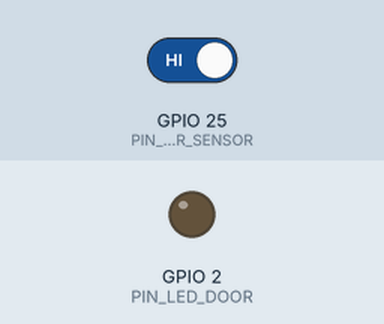
Bench run of a program on a simulated ESP32. Shown: output pins drawn as LEDs (lit = HIGH). The test bench sets the inputs (shaded band); at power-on: GPIO 25 (PIN_DOOR_SENSOR) HIGH. WiFi joins after 1.5 s; servers stay silent unless stated; no MQTT or app messages arrive unless stated; nothing arrives over Bluetooth unless stated; what the program prints to the serial monitor is not drawn.

Above: at 1.7 s.
1.8 s: GPIO 25 (PIN_DOOR_SENSOR) driven LOW
At 2.7 s:
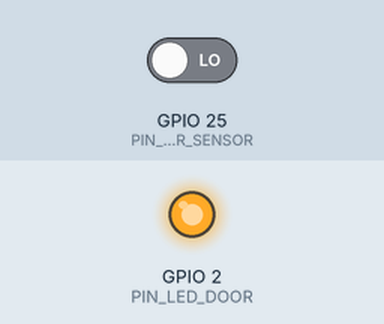
3.5 s: GPIO 25 (PIN_DOOR_SENSOR) driven HIGH
At 5.0 s:
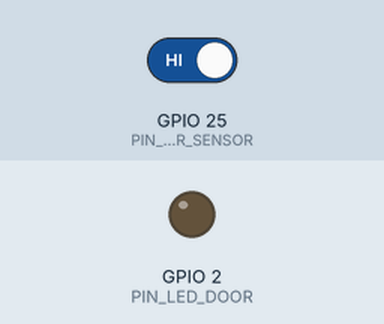
Timing chart, 0 to 6.5 s (numbered marks = the images above; inputs shaded):
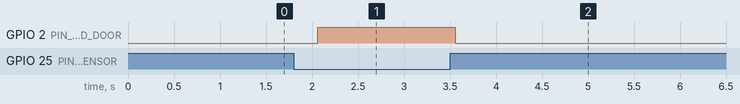

Measured:
- after the input at 1.8 s, GPIO 2 (PIN_LED_DOOR): LOW → HIGH after 0.26 s
- after the input at 3.5 s, GPIO 2 (PIN_LED_DOOR): HIGH → LOW after 0.06 s

The program:

main.cpp
```cpp
#include <Arduino.h>
#include <WiFi.h>
#include <PubSubClient.h>
#include <BLEDevice.h>
#include <BLEAdvertising.h>

#include "config.h"

// ─────────────────────────────────────────────────────────────────────
// Inter-task message queue
// ─────────────────────────────────────────────────────────────────────

struct MqttMessage {
    char  topic[64];
    char  payload[32];
    bool  retain;
};

static QueueHandle_t publishQueue;

// ─────────────────────────────────────────────────────────────────────
// Shared state (written by one task, read by others — bool is atomic on ESP32)
// ─────────────────────────────────────────────────────────────────────

static volatile bool doorOpen      = false;
static volatile bool mqttConnected = false;

// ─────────────────────────────────────────────────────────────────────
// Helpers
// ─────────────────────────────────────────────────────────────────────

static void updateDoorLED() {
    digitalWrite(PIN_LED_DOOR, (doorOpen && mqttConnected) ? HIGH : LOW);
}

static void enqueueMqtt(const char *topic, const char *payload, bool retain = true) {
    MqttMessage msg;
    strncpy(msg.topic,   topic,   sizeof(msg.topic)   - 1);
    strncpy(msg.payload, payload, sizeof(msg.payload) - 1);
    msg.topic[sizeof(msg.topic) - 1]     = '\0';
    msg.payload[sizeof(msg.payload) - 1] = '\0';
    msg.retain = retain;
    xQueueSend(publishQueue, &msg, pdMS_TO_TICKS(50));
}

// ─────────────────────────────────────────────────────────────────────
// MQTT Task — Core 0 (same core as the WiFi/BLE protocol stack)
// ─────────────────────────────────────────────────────────────────────

static void mqttTask(void *) {
    WiFiClient   wifiClient;
    PubSubClient mqtt(wifiClient);
    mqtt.setServer(MQTT_BROKER, MQTT_PORT);
    mqtt.setKeepAlive(MQTT_KEEPALIVE);
    mqtt.setSocketTimeout(MQTT_SOCKET_TMO);

    unsigned long wifiRetryAt = 0;
    unsigned long mqttRetryAt = 0;

    for (;;) {
        // ── WiFi ──────────────────────────────────────────────────────
        if (WiFi.status() != WL_CONNECTED) {
            mqttConnected = false;
            updateDoorLED();

            unsigned long now = millis();
            if (now >= wifiRetryAt) {
                wifiRetryAt = now + WIFI_RETRY_MS;
                Serial.printf("[WiFi] Connecting to %s…\n", WIFI_SSID);
                WiFi.begin(WIFI_SSID, WIFI_PASSWORD);
            }
            vTaskDelay(pdMS_TO_TICKS(500));
            continue;
        }

        // ── MQTT ──────────────────────────────────────────────────────
        if (!mqtt.connected()) {
            mqttConnected = false;
            updateDoorLED();

            unsigned long now = millis();
            if (now >= mqttRetryAt) {
                mqttRetryAt = now + MQTT_RETRY_MS;
                Serial.printf("[MQTT] Connecting to %s:%d… ", MQTT_BROKER, MQTT_PORT);
                if (mqtt.connect(MQTT_CLIENT_ID)) {
                    Serial.printf("OK (uptime %lus)\n", millis() / 1000);
                    mqttConnected = true;
                    updateDoorLED();
                    // Re-assert state after reconnect
                    enqueueMqtt(TOPIC_DOOR, doorOpen ? "OPEN" : "CLOSED");
                } else {
                    Serial.printf("failed rc=%d, retry in %ds\n",
                                  mqtt.state(), MQTT_RETRY_MS / 1000);
                }
            }
            vTaskDelay(pdMS_TO_TICKS(200));
            continue;
        }

        // ── Keepalive + drain queue ────────────────────────────────────
        mqtt.loop();

        MqttMessage msg;
        while (xQueueReceive(publishQueue, &msg, 0) == pdTRUE) {
            mqtt.publish(msg.topic, msg.payload, msg.retain);
            Serial.printf("[MQTT] %s -> %s\n", msg.topic, msg.payload);
        }

        vTaskDelay(pdMS_TO_TICKS(10));
    }
}

// ─────────────────────────────────────────────────────────────────────
// Sensor Task — Core 1 (application core)
// ─────────────────────────────────────────────────────────────────────

static void sensorTask(void *) {
    bool doorRaw       = (digitalRead(PIN_DOOR_SENSOR) == DOOR_OPEN_LEVEL);
    bool doorConfirmed = doorRaw;
    doorOpen           = doorRaw;
    unsigned long doorChangedAt = 0;

    for (;;) {
        unsigned long now    = millis();
        bool          reading = (digitalRead(PIN_DOOR_SENSOR) == DOOR_OPEN_LEVEL);

        if (reading != doorRaw) {
            doorRaw       = reading;
            doorChangedAt = now;
        } else if (doorRaw != doorConfirmed && (now - doorChangedAt >= DEBOUNCE_MS)) {
            doorConfirmed = doorRaw;
            doorOpen      = doorConfirmed;
            updateDoorLED();
            if (mqttConnected) {
                enqueueMqtt(TOPIC_DOOR, doorOpen ? "OPEN" : "CLOSED");
            }
            Serial.printf("[Door] %s\n", doorOpen ? "OPEN" : "CLOSED");
        }

        vTaskDelay(pdMS_TO_TICKS(10));
    }
}

// ─────────────────────────────────────────────────────────────────────
// Status Task — Core 1
// ─────────────────────────────────────────────────────────────────────

static void statusTask(void *) {
    for (;;) {
        vTaskDelay(pdMS_TO_TICKS(STATUS_INTERVAL_MS));
        unsigned long upSec = millis() / 1000;
        Serial.println("┌─── Status ───────────────────────────────────");
        Serial.printf( "│ Uptime : %02lum %02lus\n", upSec / 60, upSec % 60);
        Serial.printf( "│ WiFi   : %s  RSSI %d dBm\n",
                       WiFi.status() == WL_CONNECTED
                           ? WiFi.localIP().toString().c_str() : "disconnected",
                       WiFi.RSSI());
        Serial.printf( "│ MQTT   : %s\n", mqttConnected ? "connected" : "disconnected");
        Serial.printf( "│ Door   : %s\n", doorOpen ? "OPEN" : "CLOSED");
        Serial.printf( "│ LED D2 : %s\n", (doorOpen && mqttConnected) ? "ON" : "OFF");
        Serial.println("└──────────────────────────────────────────────");
    }
}

// ─────────────────────────────────────────────────────────────────────
// BLE beacon
// ─────────────────────────────────────────────────────────────────────

static void startBLEBeacon() {
    BLEDevice::init(BLE_DEVICE_NAME);
    BLEAdvertising *pAdv = BLEDevice::getAdvertising();
    pAdv->addServiceUUID(BLEUUID(BLE_SERVICE_UUID));
    pAdv->setScanResponse(true);
    pAdv->setMinPreferred(0x06);
    pAdv->setMaxPreferred(0x12);
    BLEDevice::startAdvertising();
    Serial.printf("[BLE] Advertising as \"%s\" (UUID: %s)\n",
                  BLE_DEVICE_NAME, BLE_SERVICE_UUID);
}

// ─────────────────────────────────────────────────────────────────────
// Setup
// ─────────────────────────────────────────────────────────────────────

void setup() {
    Serial.begin(115200);
    delay(500);

    pinMode(PIN_DOOR_SENSOR, INPUT_PULLUP);
    pinMode(PIN_LED_DOOR, OUTPUT);
    digitalWrite(PIN_LED_DOOR, LOW);

    publishQueue = xQueueCreate(16, sizeof(MqttMessage));

    // BLE must start before WiFi on shared radio
    startBLEBeacon();
    WiFi.mode(WIFI_STA);

    // Task priorities: 2 = MQTT (higher, time-sensitive), 1 = sensors/status
    xTaskCreatePinnedToCore(mqttTask,   "mqtt",   8192, nullptr, 2, nullptr, 0);
    xTaskCreatePinnedToCore(sensorTask, "sensor", 4096, nullptr, 1, nullptr, 1);
    xTaskCreatePinnedToCore(statusTask, "status", 4096, nullptr, 1, nullptr, 1);

    Serial.println("[Boot] RTOS tasks started");
}

void loop() {
    vTaskDelay(portMAX_DELAY); // loop() is unused — all work is in RTOS tasks
}
```

config.h
```cpp
#pragma once

// ── WiFi ─────────────────────────────────────────────────────────────
#define WIFI_SSID      "S25 de Isaac"
#define WIFI_PASSWORD  "IsaacMorales"

// Static IP — skips DHCP negotiation, saves ~1-2 s on every boot.
// Set to your network. Leave STATIC_IP undefined to use DHCP instead.
//#define STATIC_IP      "192.168.1.200"
//#define STATIC_GATEWAY "192.168.1.1"
//#define STATIC_SUBNET  "255.255.255.0"

// ── MQTT (Raspberry Pi local IP) ─────────────────────────────────────
#define MQTT_BROKER    "10.103.27.40"
#define MQTT_PORT      1883
#define MQTT_CLIENT_ID "esp32-entry"
#define MQTT_KEEPALIVE 15   // seconds

// ── MQTT topics ───────────────────────────────────────────────────────
#define TOPIC_DOOR     "room/door"
#define TOPIC_PRESENCE "room/presence"

// ── BLE beacon ────────────────────────────────────────────────────────
// Android scans for this name / UUID to detect room proximity
#define BLE_DEVICE_NAME  "AutoLights-Room"
#define BLE_SERVICE_UUID "4fafc201-1fb5-459e-8fcc-c5c9c331914b"

// ── LEDs ──────────────────────────────────────────────────────────────
#define PIN_LED_DOOR  2   // D2 — on when door is open

// ── GPIO pins ─────────────────────────────────────────────────────────
// Door: magnetic reed switch, NC type, wired to GND + pull-up enabled.
//   Door CLOSED → pin LOW   |   Door OPEN → pin HIGH
#define PIN_DOOR_SENSOR  25

// mmWave (LD2410 OUT pin): HIGH = presence detected, LOW = absent
#define PIN_MMWAVE_OUT   26

// Define which level means "door is open" (change to LOW for NO switches)
#define DOOR_OPEN_LEVEL  LOW

// ── Timing ────────────────────────────────────────────────────────────
#define DEBOUNCE_MS         50    // sensor debounce window
#define MQTT_RETRY_MS     2000    // ms between MQTT reconnect attempts
#define MQTT_SOCKET_TMO      3    // seconds before a connect() attempt gives up
#define WIFI_RETRY_MS    10000    // ms between WiFi reconnect attempts
#define STATUS_INTERVAL_MS 5000   // ms between serial status prints
```
